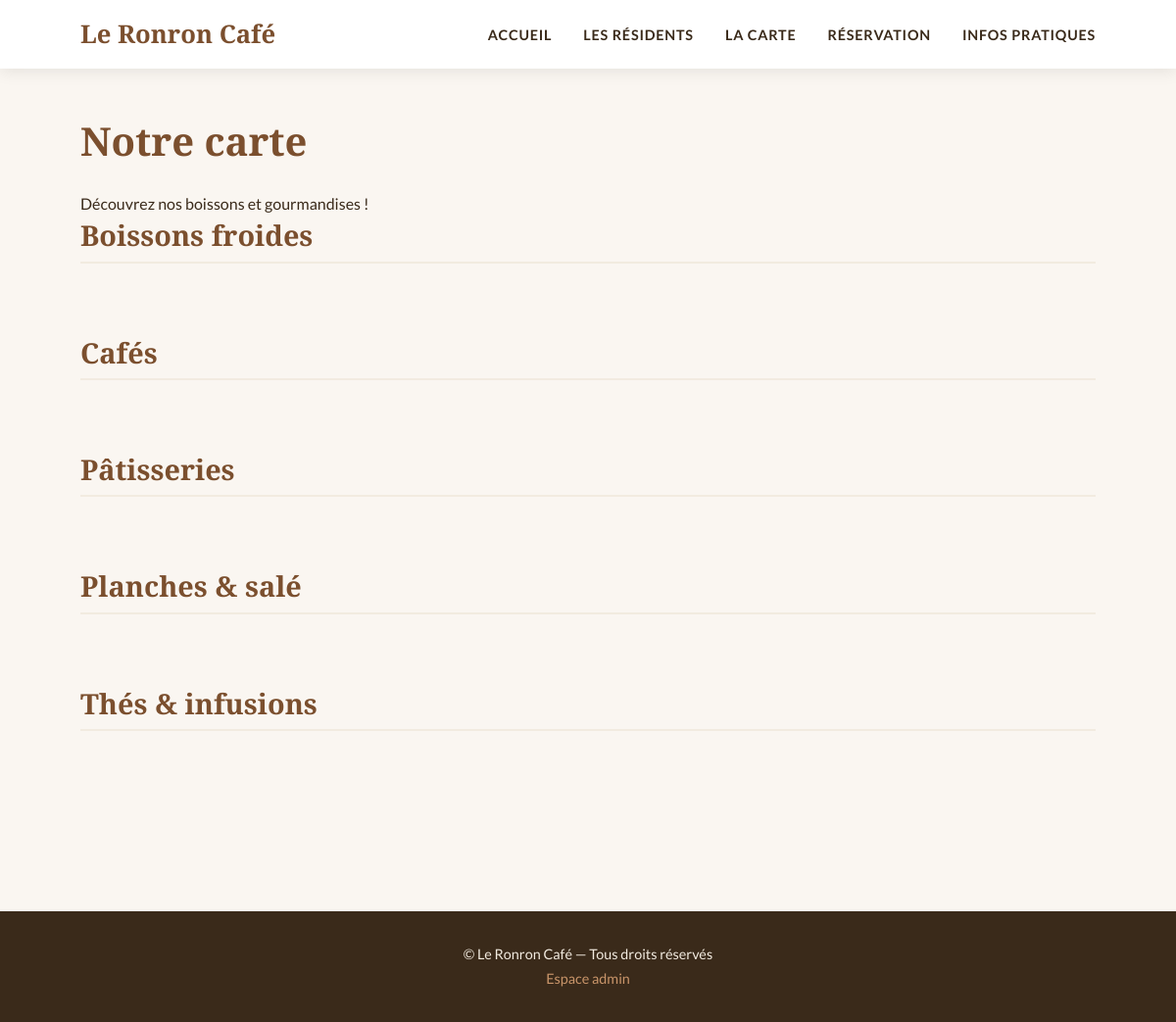
Screenshot of /index.php?page=carte with the database file from the repository.
### tables this page shows
CREATE TABLE Categorie_Carte (
    id_categorie INT AUTO_INCREMENT PRIMARY KEY,
    nom VARCHAR(100) NOT NULL
);

### controllers/CarteController.php (called while the page is built, shortened)
<?php
require_once 'models/CategorieCarte.php';
class CarteController {
    private CategorieCarte $modelCategorie;
    public function __construct() {
        $this->modelCategorie = new CategorieCarte();
    }
    public function index(): void {
        $categories = $this->modelCategorie->getAll();
        include 'views/templates/header.php';
        include 'views/carte/index.php';
        include 'views/templates/footer.php';
    }
}
?>

### config/database.php (called while the page is built, shortened)
<?php
function getConnexion(): PDO {
    static $pdo = null;
    if ($pdo === null) {
        $dsn = 'mysql:host=' . DB_HOST . ';dbname=' . DB_NAME . ';charset=' . DB_CHARSET;
        try {
            $pdo = new PDO($dsn, DB_USER, DB_PASS, [
                PDO::ATTR_ERRMODE => PDO::ERRMODE_EXCEPTION,
                PDO::ATTR_DEFAULT_FETCH_MODE => PDO::FETCH_ASSOC,
            ]);
        } catch (PDOException $e) {
            die('Erreur de connexion : ' . $e->getMessage());
        }
    }
    return $pdo;
}
?>

### models/Model.php (called while the page is built, shortened)
<?php
require_once 'config/database.php';
abstract class Model {
    public function __construct() {
        $this->pdo = getConnexion();
    }
}
?>

### models/CategorieCarte.php (called while the page is built, shortened)
<?php
require_once 'models/Model.php';
class CategorieCarte extends Model {
    public function getAll() {
        $requete = $this->pdo->prepare(
            "SELECT * FROM Categorie_Carte ORDER BY nom"
        );
        $requete->execute();
        return $requete->fetchAll();
    }
}
?>

### views/carte/index.php (the view, shortened to what this page needs)
<h1>Notre carte</h1>
<p>Découvrez nos boissons et gourmandises !</p>
<?php foreach ($categories as $categorie) : ?>
    <section class="section-categorie">
        <h2><?= htmlspecialchars($categorie['nom']) ?></h2>
    </section>
<?php endforeach; ?>

### public/css/style.css (style rules this page uses)
:root { --couleur-principale : #7B4F2E; --couleur-secondaire : #C9956A; --couleur-fond : #FAF6F1; --couleur-fond-clair : #F2EBE0; --couleur-texte : #3A2A1A; --couleur-texte-clair: #7A6A5A; --couleur-blanc : #FFFFFF; --couleur-erreur : #C0392B; --couleur-succes : #27AE60; --police-titre : 'Playfair Display', Georgia, serif; --police-texte : 'Lato', Arial, sans-serif; --ombre : 0 4px 15px rgba(0,0,0,0.08); --ombre-hover : 0 8px 25px rgba(0,0,0,0.15); --border-radius : 12px; --transition : all 0.3s ease; }
*, *::before, *::after { box-sizing: border-box; margin: 0; padding: 0; }
body { font-family: var(--police-texte); background: var(--couleur-fond); color: var(--couleur-texte); font-size: 16px; line-height: 1.7; }
h1, h2, h3 { font-family: var(--police-titre); color: var(--couleur-principale); line-height: 1.3; }
h1 { font-size: 2.5rem; margin-bottom: 1.5rem; }
h2 { font-size: 1.8rem; margin-bottom: 1rem; }
.section-categorie { margin-bottom: 3rem; }
.section-categorie h2 { border-bottom: 2px solid var(--couleur-fond-clair); padding-bottom: 0.5rem; margin-bottom: 1.5rem; }

### rows the page displays
categorie_carte: nom "Boissons froides"
categorie_carte: nom "Cafés"
categorie_carte: nom "Pâtisseries"
categorie_carte: nom "Planches & salé"
categorie_carte: nom "Thés & infusions"
